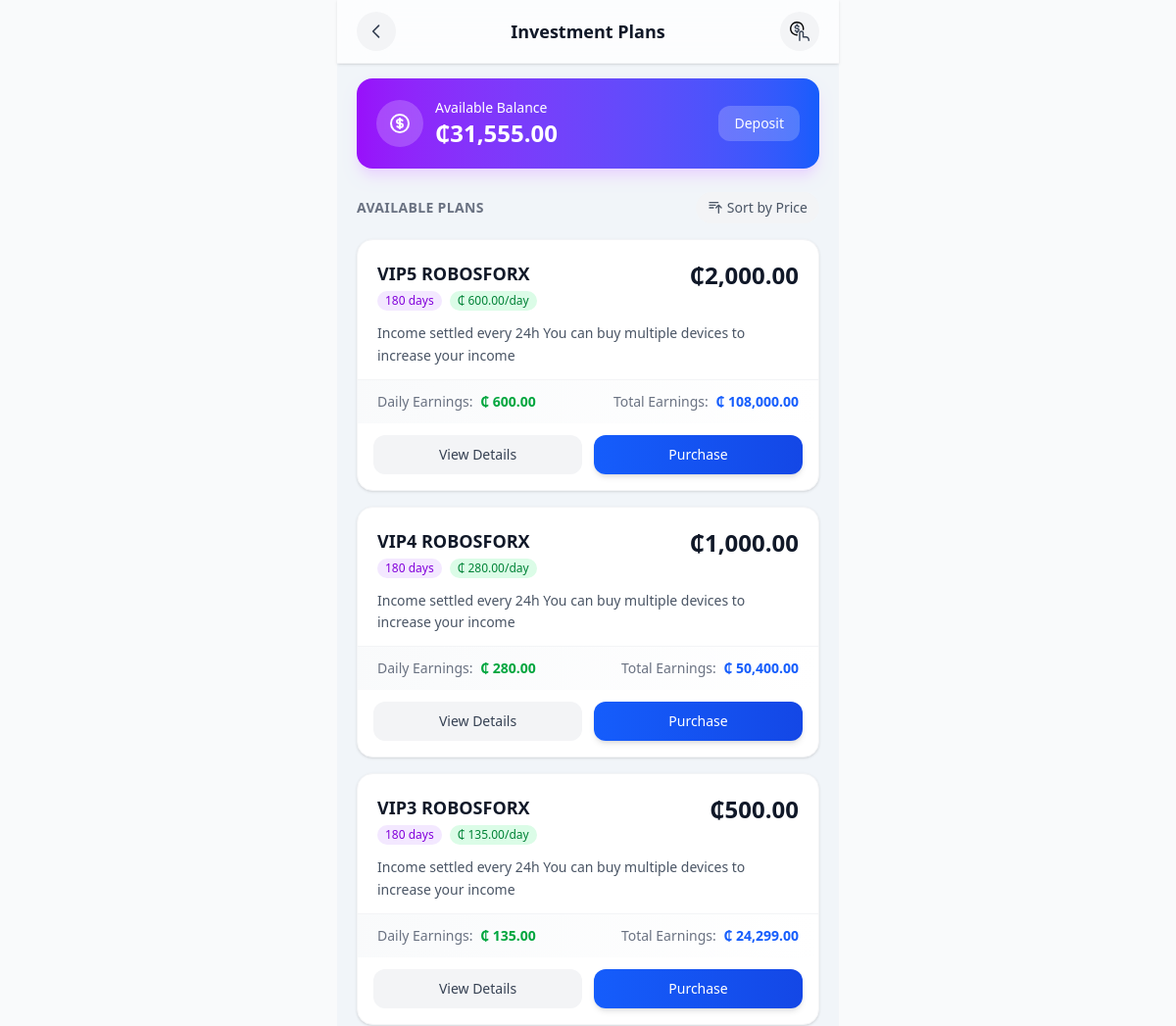
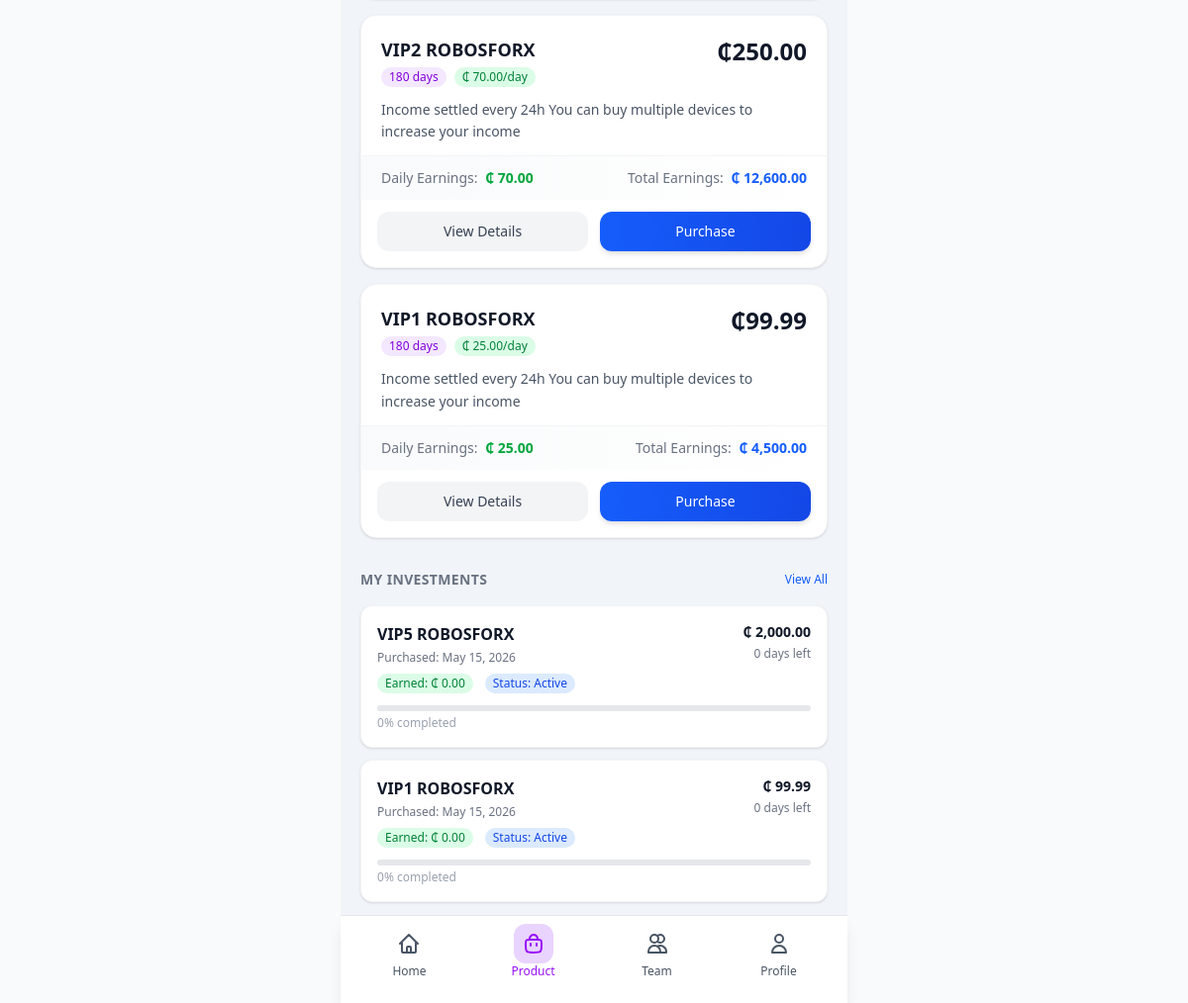
The app's page /core/product/ (signed in) with its own data (2 pictures, top to bottom).
### core/models.py (models this page shows, shortened)
class UserBalance(models.Model):
    user = models.OneToOneField(
        settings.AUTH_USER_MODEL,
        on_delete=models.CASCADE,
        related_name='balance'
    )
    balance = models.DecimalField(max_digits=12, decimal_places=2, default=0)
    currency = models.CharField(max_length=10, default='GHS')
    created_at = models.DateTimeField(auto_now_add=True)
    updated_at = models.DateTimeField(auto_now=True)
    class Meta:
        verbose_name = 'User Balance'
        verbose_name_plural = 'User Balances'

class Product(models.Model):
    user = models.ForeignKey(
        settings.AUTH_USER_MODEL,
        on_delete=models.CASCADE,
        related_name='products'
    )
    name = models.CharField(max_length=255)
    description = models.TextField(blank=True)
    price = models.DecimalField(max_digits=12, decimal_places=2)
    term = models.CharField(max_length=64, blank=True, help_text='E.g. "10 days", "60 days", etc.')
    daily_earnings = models.DecimalField(max_digits=12, decimal_places=2, blank=True, null=True, help_text='Daily earnings for this product')
    created_at = models.DateTimeField(auto_now_add=True)
    total_earnings = models.DecimalField(max_digits=12, decimal_places=2, blank=True, null=True, help_text='Total earnings for the term')
    class Meta:
        ordering = ['-created_at']
        verbose_name = 'Product'
        verbose_name_plural = 'Products'

class UserInvestment(models.Model):
    STATUS_CHOICES = [
        ('pending', 'Pending'),
        ('active', 'Active'),
        ('completed', 'Completed'),
        ('cancelled', 'Cancelled'),
    ]
    id = models.UUIDField(primary_key=True, default=uuid.uuid4, editable=False)
    user = models.ForeignKey(
        settings.AUTH_USER_MODEL,
        on_delete=models.CASCADE,
        related_name='investments'
    )
    product = models.ForeignKey(
        Product,
        on_delete=models.CASCADE,
        related_name='investments'
    )
    amount = models.DecimalField(max_digits=12, decimal_places=2)
    status = models.CharField(max_length=16, choices=STATUS_CHOICES, default='pending')
    transaction_reference = models.CharField(max_length=64, blank=True, null=True, help_text='Reference from ProductTransaction')
    purchased_at = models.DateTimeField(auto_now_add=True)
    expires_at = models.DateTimeField(blank=True, null=True)
    created_at = models.DateTimeField(auto_now_add=True)
    updated_at = models.DateTimeField(auto_now=True)
    class Meta:
        ordering = ['-created_at']
    def calculate_earned_so_far(self):
        if self.status != 'active':
            return 0
        if not self.product.daily_earnings or not self.expires_at:
            return 0
    def get_days_remaining(self):
        if not self.expires_at:
            return 0
        remaining = (self.expires_at - timezone.now()).total_seconds() / 86400
        return max(0, int(remaining))
    def get_progress_percentage(self):
        if not self.expires_at:
            return 0

### core/views.py (the view)
# urls.py: path('product/', views.product, name='product'),
@login_required
def product(request):
    products = Product.objects.all()
    user_balance, created = UserBalance.objects.get_or_create(
        user=request.user,
        defaults={'balance': 0, 'currency': 'GHS'}
    )
    saved_accounts = SavedAccount.objects.filter(user=request.user)
    user_investments = UserInvestment.objects.filter(
        user=request.user,
        status__in=['active', 'pending']
    ).select_related('product')[:5]
    for investment in user_investments:
        investment.total_earned = investment.calculate_earned_so_far()
        investment.days_remaining = investment.get_days_remaining()
        investment.progress_percentage = investment.get_progress_percentage()
    context = {
        'products': products,
        'user_balance': user_balance,
        'user_investments': user_investments,
        'saved_accounts': saved_accounts,
    }
    return render(request, 'iCare/services/product.html', context)

### core/templates/iCare/services/product.html (shortened to what this page needs)
{% extends "iCare/base.html" %}
{% load static %}
{% load humanize %}
{% block content %}
<div class="min-h-screen pb-8">
    <div class="fixed top-0 left-0 right-0 max-w-lg mx-auto z-50 bg-white/80 backdrop-blur-xl border-b border-gray-100 px-5 py-3 flex items-center justify-between shadow-sm">
        <button class="w-10 h-10 flex items-center justify-center rounded-full bg-gray-100 active:bg-gray-200 transition-all duration-200" onclick="window.history.back()">
            <svg class="w-5 h-5 text-gray-700" fill="none" stroke="currentColor" viewBox="0 0 24 24">
                <path stroke-linecap="round" stroke-linejoin="round" stroke-width="2" d="M15 19l-7-7 7-7"/>
            </svg>
        </button>
        <h1 class="text-lg font-bold text-gray-900">Investment Plans</h1>
        <a href="{% url 'my_investments' %}" class="w-10 h-10 flex items-center justify-center rounded-full bg-gray-100 active:bg-gray-200 transition-all duration-200">
        </a>
    </div>
    <div class="pt-20 pb-[70px] px-5 max-w-lg mx-auto bg-slate-100">
        <div class="bg-gradient-to-r from-purple-600 to-blue-600 rounded-2xl p-5 mb-6 shadow-lg shadow-purple-200">
            <div class="flex items-center gap-3">
                <div class="w-12 h-12 bg-white/20 rounded-full flex items-center justify-center backdrop-blur-sm">
                </div>
                <div class="flex-1">
                    <p class="text-white text-sm font-medium">Available Balance</p>
                    <p class="text-white text-2xl font-bold text-nowrap">₵{{ user_balance.balance|floatformat:2|intcomma }}</p>
                </div>
                <a href="{% url 'recharge' %}" class="px-4 py-2 bg-white/20 rounded-xl text-white text-sm font-medium hover:bg-white/30 transition">
                    Deposit
                </a>
            </div>
        </div>
        <div class="flex justify-between items-center mb-4">
            <h2 class="text-sm font-semibold text-gray-500 uppercase tracking-wide">Available Plans</h2>
            <button id="sort-btn" class="flex items-center gap-1 text-sm text-gray-600 bg-gray-100 px-3 py-1.5 rounded-full">
                <svg class="w-4 h-4" fill="none" stroke="currentColor" viewBox="0 0 24 24">
                    <path stroke-linecap="round" stroke-linejoin="round" stroke-width="2" d="M3 4h13M3 8h9m-9 4h6m4 0l4-4m0 0l4 4m-4-4v12"/>
                </svg>
                Sort by Price
            </button>
        </div>
        <div class="space-y-4" id="products-container">
            {% for product in products %}
            <div class="product-card bg-white rounded-2xl shadow-sm border border-gray-100 overflow-hidden hover:shadow-md transition-all duration-300"
                 data-price="{{ product.price }}">
                <div class="p-5 pb-3">
                    <div class="flex justify-between items-start mb-2">
                        <div>
                            <h3 class="text-lg font-bold text-gray-900">{{ product.name }}</h3>
                            <div class="flex items-center gap-2 mt-1">
                                <span class="text-xs bg-purple-100 text-purple-700 px-2 py-0.5 rounded-full">
                                    {{ product.term }} days
                                </span>
                                {% if product.daily_earnings %}
                                <span class="text-xs bg-green-100 text-green-700 px-2 py-0.5 rounded-full">
                                   ₵ {{ product.daily_earnings|floatformat:2|intcomma }}/day
                                </span>
                                {% endif %}
                            </div>
                        </div>
                        <div class="text-right">
                            <p class="text-2xl font-bold text-gray-900">₵{{ product.price|floatformat:2|intcomma }}</p>
                        </div>
                    </div>
                    <p class="text-sm text-gray-600 mt-3 leading-relaxed">{{ product.description|default:"No description available" }}</p>
                </div>
                <div class="bg-gradient-to-r from-gray-50 to-white px-5 py-3 border-t border-gray-100">
                    <div class="flex justify-between items-center text-sm">
                        <div>
                            <span class="text-gray-500">Daily Earnings:</span>
                            <span class="font-semibold text-green-600 ml-1">
                                {% if product.daily_earnings %}
                                    ₵ {{ product.daily_earnings|intcomma }}
                                {% else %}
                                    --
                                {% endif %}
                            </span>
                        </div>
                        <div>
                            <span class="text-gray-500">Total Earnings:</span>
                            <span class="font-semibold text-blue-600 ml-1">
                                {% if product.total_earnings %}
                                    ₵ {{ product.total_earnings|intcomma }}
                                {% else %}
                                    --
                                {% endif %}
                            </span>
                        </div>
                    </div>
                </div>
                <div class="p-4 pt-3 flex gap-3">
                    <button onclick="showProductDetails('{{ product.id }}')" class="flex-1 py-2.5 text-sm font-medium text-gray-700 bg-gray-100 rounded-xl hover:bg-gray-200 transition">
                        View Details
                    </button>
                    <button onclick="showPurchaseModal('{{ product.id }}', '{{ product.name }}', {{ product.price }})" class="flex-1 py-2.5 text-sm font-medium text-white bg-gradient-to-r from-blue-600 to-blue-700 rounded-xl hover:from-blue-700 hover:to-blue-800 transition shadow-md">
                        Purchase
                    </button>
                </div>
            </div>
            {% endfor %}
        </div>
        {% if user_investments %}
        <div class="mt-8">
            <div class="flex items-center justify-between mb-4">
                <h2 class="text-sm font-semibold text-gray-500 uppercase tracking-wide">My Investments</h2>
                <a href="{% url 'my_investments' %}" class="text-xs text-blue-600 font-medium">View All</a>
            </div>
            <div class="space-y-3">
                {% for investment in user_investments|slice:":3" %}
                <div class="bg-white rounded-xl p-4 shadow-sm border border-gray-100">
                    <div class="flex justify-between items-start">
                        <div>
                            <p class="font-semibold text-gray-900">{{ investment.product.name }}</p>
                            <p class="text-xs text-gray-500 mt-1">Purchased: {{ investment.created_at|date:"M d, Y" }}</p>
                            <div class="flex items-center gap-3 mt-2">
                                <span class="text-xs bg-green-100 text-green-700 px-2 py-0.5 rounded-full">
                                    Earned: ₵ {{ investment.total_earned|floatformat:2|intcomma }}
                                </span>
                                <span class="text-xs bg-blue-100 text-blue-700 px-2 py-0.5 rounded-full">
                                    Status: {{ investment.get_status_display }}
                                </span>
                            </div>
                        </div>
                        <div class="text-right">
                            <p class="text-sm font-bold text-gray-900">₵ {{ investment.amount|floatformat:2|intcomma }}</p>
                            <p class="text-xs text-gray-500 mt-1">{{ investment.days_remaining }} days left</p>
                        </div>
                    </div>
                    <div class="mt-3">
                        <div class="w-full bg-gray-200 rounded-full h-1.5">
                        </div>
                        <p class="text-xs text-gray-400 mt-1">{{ investment.progress_percentage }}% completed</p>
                    </div>
                </div>
                {% endfor %}
            </div>
        </div>
        {% endif %}
    </div>
</div>
{% include "iCare/partials/footer.html" %}
{% endblock %}

### core/templates/iCare/services/product.html (style rules this page uses)
.product-card { transition: transform 0.2s ease, box-shadow 0.2s ease; }

### records on screen
UserBalance: balance "31,555.00"
Product: name "VIP5 ROBOSFORX", term "180", daily_earnings "600.00", price "2,000.00", description "Income settled every 24h You can buy multiple devices to increase your income", total_earnings "108,000.00"
Product: name "VIP4 ROBOSFORX", term "180", daily_earnings "280.00", price "1,000.00", description "Income settled every 24h You can buy multiple devices to increase your income", total_earnings "50,400.00"
Product: name "VIP3 ROBOSFORX", term "180", daily_earnings "135.00", price "500.00", description "Income settled every 24h You can buy multiple devices to increase your income", total_earnings "24,299.00"
Product: name "VIP2 ROBOSFORX", term "180", daily_earnings "70.00", price "250.00", description "Income settled every 24h You can buy multiple devices to increase your income", total_earnings "12,600.00"
Product: name "VIP1 ROBOSFORX", term "180", daily_earnings "25.00", price "99.99", description "Income settled every 24h You can buy multiple devices to increase your income", total_earnings "4,500.00"
UserInvestment: product.name "VIP5 ROBOSFORX", created_at "May 15, 2026", total_earned "0.00", status "Active", amount "2,000.00", days_remaining "0", progress_percentage "0"
UserInvestment: product.name "VIP1 ROBOSFORX", created_at "May 15, 2026", total_earned "0.00", status "Active", amount "99.99", days_remaining "0", progress_percentage "0"
